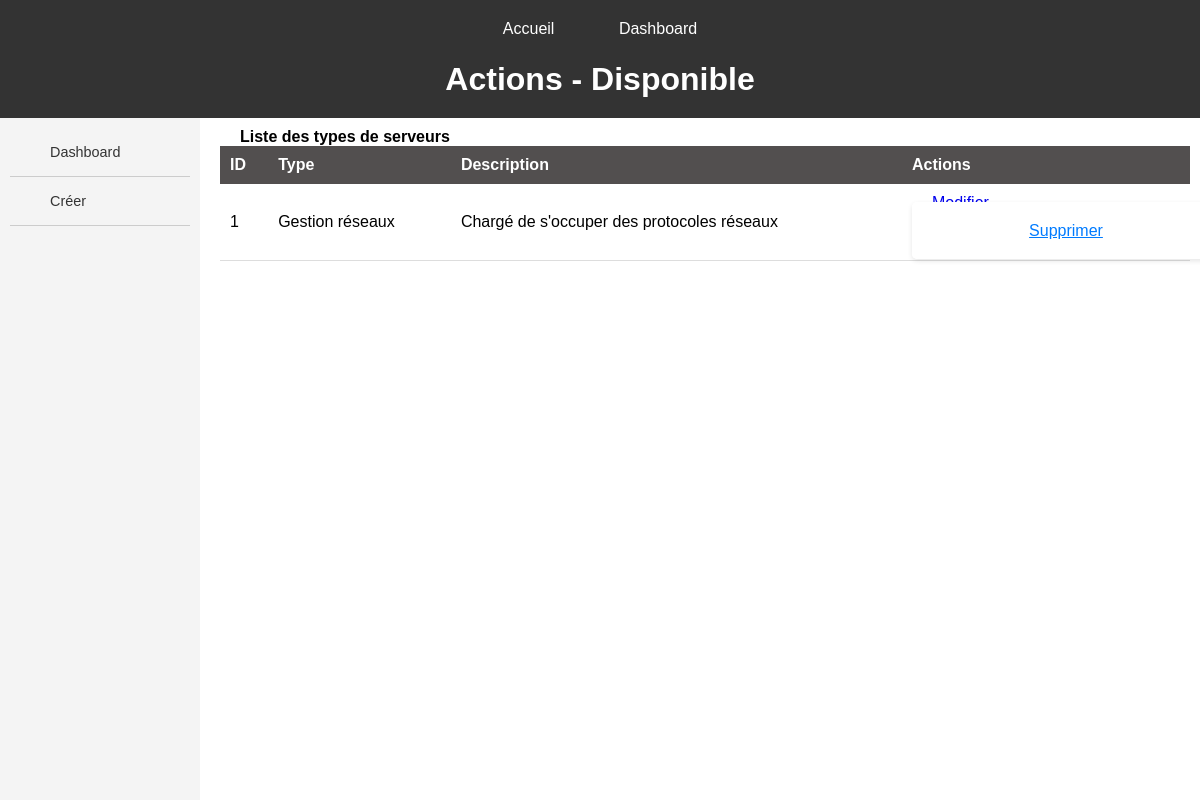
The page /server_types/ on the database as committed earlier.
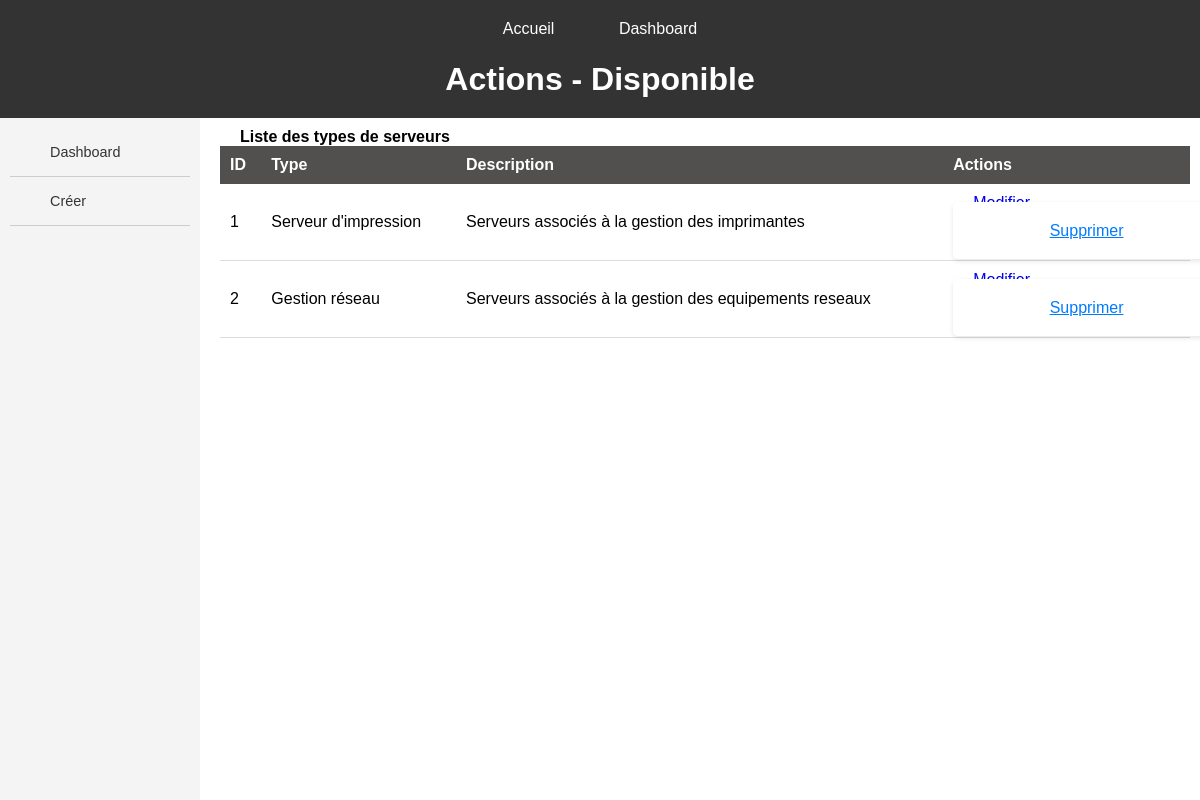
The same page on the database as committed later.
### servops/models.py (models this page shows, shortened)
class ServerType(models.Model):
    type = models.CharField(max_length=200)
    description = models.TextField()

### servops/views.py (the view)
# urls.py: path('server_types/', views.server_types, name='server_types_crud'),
def server_types(request):
    server_types = ServerType.objects.all()
    return render(request, 'servops/CRUD/CRUD_type_serveurs/home.html', {'server_types': server_types} )

### servops/templates/servops/CRUD/CRUD_type_serveurs/home.html (shortened to what this page needs)
{% extends "servops/MAIN/main_dashboard.html" %}
{% load static %}
{% block header %}Actions - Disponible{% endblock %}
{% block sidebar %}
<ul>
    <li><a href="{% url 'dashboard' %}" class="button">Dashboard</a></li>
    <li><a href="{% url 'create_server_type' %}" class="button">Créer</a></li>
</ul>
{% endblock sidebar %}
{% block content %}
<h2> Liste des types de serveurs </h2>
<table class="table-user">
    <tr> <th>ID</th> <th>Type</th> <th>Description</th> <th>Actions</th> </tr>
{% for server_type in server_types %}
    <tr>
        <td>{{server_type.id}}</td>
        <td>{{server_type.type}}</td>
        <td>{{server_type.description}}</td>
        <td>
            <a href="{% url 'update_server_type' server_type.id %}">Modifier</a>
            <form action="{% url 'delete_server_type' server_type.id %}" method="post" class="inline">
                <input type="submit" value="Supprimer">
            </form>
        </td>
    </tr>
{% endfor %}
</table>
{% endblock content %}

Rows that differ between the two databases and show on the page:
changed ServerType id 1: type "Gestion réseaux" → "Serveur d'impression"; description "Chargé de s'occuper des protocoles réseaux" → "Serveurs associés à la gestion des imprimantes"
added ServerType: id "2", type "Gestion réseau", description "Serveurs associés à la gestion des equipements reseaux"
